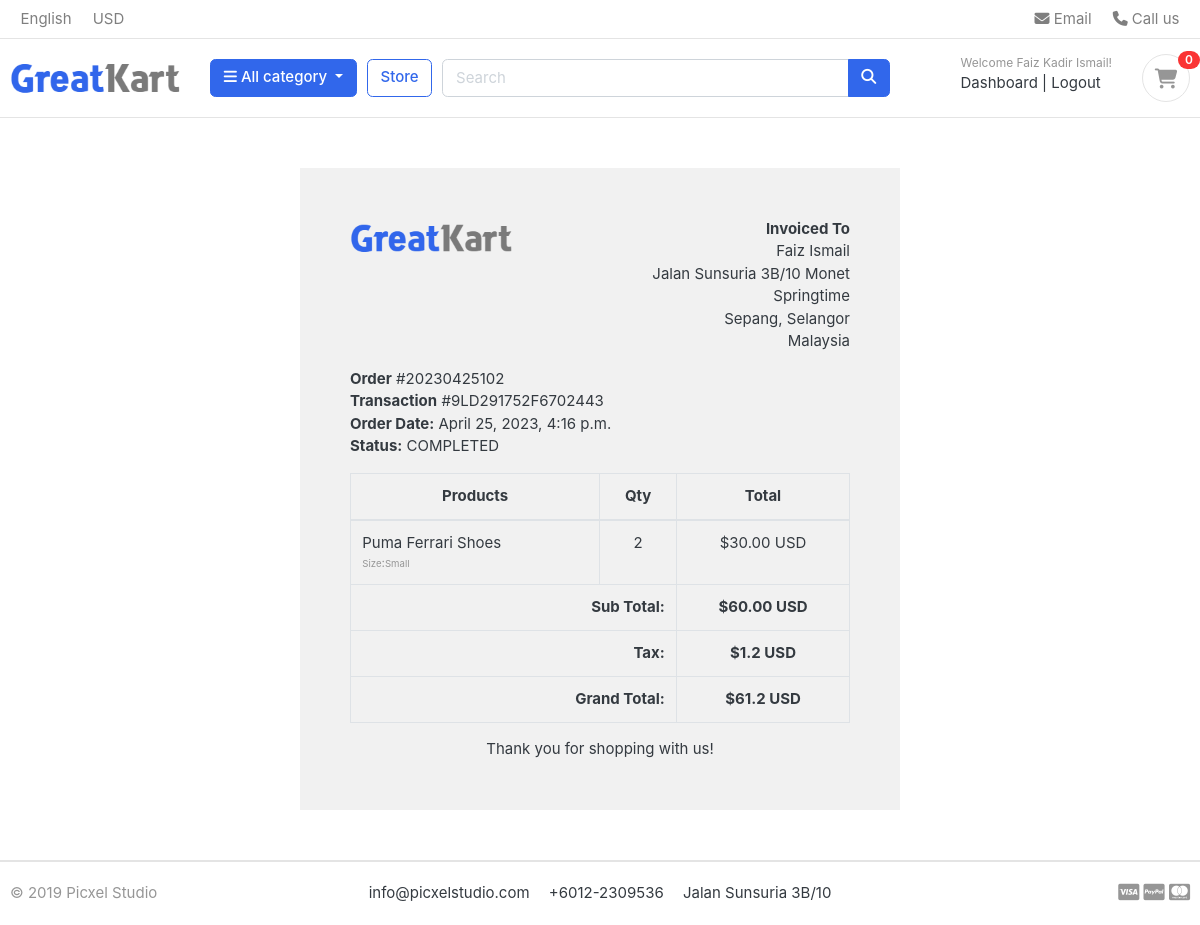
The page /accounts/order_detail/20230425102/ (signed in) on the database its author committed.
### accounts/models.py (models this page shows, shortened)
class Account(AbstractBaseUser):
    first_name   = models.CharField(max_length=50)
    last_name    = models.CharField(max_length=50)
    username     = models.CharField(max_length=50, unique=True)
    email        = models.EmailField(max_length=100, unique=True)
    phone_number = models.CharField(max_length=50)
    date_joined    = models.DateTimeField(auto_now_add=True)
    last_login      = models.DateTimeField(auto_now_add=True)
    is_admin        = models.BooleanField(default=False)
    is_staff        = models.BooleanField(default=False)
    is_active       = models.BooleanField(default=False)
    is_superadmin   = models.BooleanField(default=False)
    USERNAME_FIELD = 'email'
    REQUIRED_FIELDS = ['username', 'first_name', 'last_name']
    objects = MyAccountManager()

### orders/models.py (models this page shows, shortened)
class Order(models.Model):
    status = (
        ('New', 'New'),
        ('Accepted', 'Accepted'),
        ('Completed', 'Completed'),
        ('Cancelled', 'Cancelled'),
        )
    user            = models.ForeignKey(Account,on_delete=models.SET_NULL, null=True)
    payment         = models.ForeignKey(Payment,on_delete=models.SET_NULL, null=True, blank=True)
    order_number    = models.CharField(max_length=20)
    first_name      = models.CharField(max_length=50)
    last_name       = models.CharField(max_length=50)
    phone_number    = models.CharField(max_length=15)
    email           = models.EmailField(max_length=50)
    address_line_1  = models.CharField(max_length=50)
    address_line_2  = models.CharField(max_length=50, blank=True)
    country         = models.CharField(max_length=50)
    state           = models.CharField(max_length=50)
    city            = models.CharField(max_length=50)
    order_note      = models.CharField(max_length=100, blank=True)
    order_total     = models.FloatField()
    tax             = models.FloatField()
    status          = models.CharField(max_length=10, choices=status, default='New')
    ip              = models.CharField(max_length=20, blank=True)
    is_ordered      = models.BooleanField(default=False)
    created_at      = models.DateTimeField(auto_now_add=True)
    modified_at     = models.DateTimeField(auto_now=True)
    def full_name(self):
        return self.first_name + ' ' + self.last_name
    def full_address(self):
        return self.address_line_1 + ' ' + self.address_line_2

class Payment(models.Model):
    user            = models.ForeignKey(Account, on_delete=models.CASCADE)
    payment_id      = models.CharField(max_length=100)
    payment_method  = models.CharField(max_length=100)
    amount_paid     = models.CharField(max_length=100)
    status          = models.CharField(max_length=100)
    created_at      = models.DateTimeField(auto_now_add=True)
    modified_at     = models.DateTimeField(auto_now=True)

class OrderProduct(models.Model):
    order          = models.ForeignKey(Order,on_delete=models.CASCADE)
    payment        = models.ForeignKey(Payment,on_delete=models.SET_NULL, blank=True, null=True)
    user           = models.ForeignKey(Account,on_delete=models.CASCADE)
    product        = models.ForeignKey(Product,on_delete=models.CASCADE)
    variations     = models.ManyToManyField(Variation, blank=True)
    quantity       = models.IntegerField()
    product_price  = models.FloatField()
    ordered        = models.BooleanField(default=False)
    created_at     = models.DateTimeField(auto_now_add=True)
    modified_at    = models.DateTimeField(auto_now=True)

### store/models.py (models this page shows, shortened)
class Product(models.Model):
    product_name    = models.CharField(max_length=200,  unique=True)
    slug            = models.SlugField(max_length=200, unique=True)
    description     = models.TextField(max_length=500, blank=True)
    price           = models.IntegerField()
    images          = models.ImageField(upload_to='photos/products')
    stock           = models.IntegerField()
    is_available    = models.BooleanField(default=True)
    category        = models.ForeignKey(Category, on_delete=models.CASCADE)
    create_date     = models.DateField(auto_now_add=True)
    modified_date   = models.DateField(auto_now=True)

class Variation(models.Model):
    product             = models.ForeignKey(Product, on_delete=models.CASCADE)
    variation_category  = models.CharField(max_length=100, choices=variation_category_choice)
    variation_value     = models.CharField(max_length=100)
    is_active           = models.BooleanField(default=True)
    created_date        = models.DateTimeField(auto_now_add=True)
    updated_date        = models.DateTimeField(auto_now=True)
    objects = VariationManager()

### accounts/views.py (the view)
# urls.py: path('order_detail/<int:order_id>/', views.order_detail , name='order-detail'),
@login_required(login_url='accounts:login')
def order_detail(request, order_id):
    order_detail = OrderProduct.objects.filter(order__order_number=order_id)
    order = Order.objects.get(order_number=order_id)
    subtotal = 0
    for i in order_detail:
        subtotal += i.product_price * i.quantity
    context = {
        'order_detail'  : order_detail,
        'order'         : order,
        'subtotal'      : subtotal,
    }
    return render(request, 'accounts/order_detail.html', context)

### carts/context_processors.py (called while the page is built)
def counter(request):
    cart_counter = 0
    if 'admin' in request.path:
        return {}
    else:
        try:
            cart = Cart.objects.filter(cart_id=_cart_id(request))
            if request.user.is_authenticated:
                cart_items = CartItem.objects.filter(user=request.user)
            else:
                cart_items = CartItem.objects.filter(cart=cart[:1])
            for cart_item in cart_items:
                cart_counter += cart_item.quantity
        except Cart.DoesNotExist:
            cart_counter = 0
    return dict(cart_counter=cart_counter)

### carts/views.py (called while the page is built)
def _cart_id(request):
    cart = request.session.session_key
    if not cart:
        cart = request.session.create()
    return cart

### category/context_processors.py (called while the page is built)
def menu_links(request):
    links = Category.objects.all()
    return dict(links=links)

### category/models.py (called while the page is built)
    def get_url(self):
        return reverse('stores:product-by-category', args=[self.slug])

### templates/accounts/order_detail.html
{% extends "base.html" %}
{% load static %}
{% block content %}
<div class="container" style="margin: 0 auto;width: 50%;padding: 50px;background: #f1f1f1;margin-top: 50px;margin-bottom: 50px;">
    <div class="row invoice row-printable">
        <div class="col-md-12">
            <div class="panel panel-default plain" id="dash_0">
                <div class="panel-body p30">
                    <div class="row">
                        <div class="col-lg-6">
                            <div class="invoice-logo"><img src=" {% static '/images/logo.png'  %}" alt="Invoice logo" style="max-height: 40px;"></div>
                        </div>
                        <div class="col-lg-6">
                            <div class="invoice-from">
                                <ul class="list-unstyled text-right">
                                    <li><strong>Invoiced To</strong></li>
                                    <li>{{ order.full_name}}</li>
                                    <li>{{ order.full_address}}</li>
                                    <li>{{ order.city }}, {{ order.state }}</li>
                                    <li>{{ order.country}}</li>
                                </ul>
                            </div>
                        </div>
                        <div class="col-lg-12">
                            <div class="invoice-details mt25">
                                <div class="well">
                                    <ul class="list-unstyled mb0">
                                        <li><strong>Order</strong> #{{ order.order_number }}</li>
                                        <li><strong>Transaction</strong> #{{ order.payment.payment_id }}</li>
                                        <li><strong>Order Date:</strong> {{ order.created_at }}</li>
                                        <li><strong>Status:</strong> {{ order.payment.status }}</li>
                                    </ul>
                                </div>
                            </div>
                            <div class="invoice-items">
                                <div class="table-responsive" style="overflow: hidden; outline: none;" tabindex="0">
                                    <table class="table table-bordered">
                                        <thead>
                                            <tr>
                                                <th class="per70 text-center">Products</th>
                                                <th class="per5 text-center">Qty</th>
                                                <th class="per25 text-center">Total</th>
                                            </tr>
                                        </thead>
                                        <tbody>
                                            {% for item in order_detail  %}
                                            <tr>
                                                <td>{{item.product.product_name}}
                                                    <p class="text-muted small">
                                                        {% if item.variations.all %}
                                                            {% for item in item.variations.all %}
                                                               <small>{{item.variation_category | capfirst}}</small>:<small>{{item.variation_value | capfirst }}</small><br>
                                                            {% endfor %}
                                                        {% endif %}
                                                    </p>
                                                </td>
                                                <td class="text-center">{{item.quantity}}</td>
                                                <td class="text-center">${{item.product_price | floatformat:2}} USD</td>
                                            </tr>
                                            {% endfor %}
                                        </tbody>
                                        <tfoot>
                                            <tr>
                                                <th colspan="2" class="text-right">Sub Total:</th>
                                                <th class="text-center">${{subtotal |floatformat:2 }} USD</th>
                                            </tr>
                                            <tr>
                                                <th colspan="2" class="text-right">Tax:</th>
                                                <th class="text-center">${{order.tax}} USD</th>
                                            </tr>
                                            <tr>
                                                <th colspan="2" class="text-right">Grand Total:</th>
                                                <th class="text-center">${{order.order_total}} USD</th>
                                            </tr>
                                        </tfoot>
                                    </table>
                                </div>
                            </div>
                            <div class="invoice-footer mt25">
                                <p class="text-center">Thank you for shopping with us!</p>
                            </div>
                        </div>
                    </div>
                </div>
            </div>
        </div>
    </div>
    </div>
{% endblock content %}

### templates/includes/navbar.html (shortened to what this page needs)
{% load static %}
<header class="section-header">
    <nav class="navbar p-md-0 navbar-expand-sm navbar-light border-bottom">
    <div class="container">
      <div class="collapse navbar-collapse" id="navbarTop4">
        <ul class="navbar-nav mr-auto">
            <li class="nav-item dropdown">
                 <a href="#" class="nav-link">   English </a>
            </li>
            <li class="nav-item dropdown">
                <a href="#" class="nav-link"> USD </a>
            </li>
        </ul>
        <ul class="navbar-nav">
            <li><a href="#" class="nav-link"> <i class="fa fa-envelope"></i> Email </a></li>
            <li><a href="#" class="nav-link"> <i class="fa fa-phone"></i> Call us </a></li>
        </ul>
      </div>
    </div>
    </nav>
    <section class="header-main border-bottom">
        <div class="container">
    <div class="row align-items-center">
        <div class="col-lg-2 col-md-3 col-6">
            <a href="{% url 'home' %}" class="brand-wrap">
                <img class="logo" src="{% static './images/logo.png' %}">
            </a>
        </div>
        <div class="col-lg col-sm col-md col-6 flex-grow-0">
            <div class="category-wrap dropdown d-inline-block float-right">
                <button type="button" class="btn btn-primary dropdown-toggle" data-toggle="dropdown">
                    <i class="fa fa-bars"></i> All category
                </button>
            </div>
        </div>
        <a href="{% url 'stores:store' %}" class="btn btn-outline-primary">Store</a>
        <div class="col-lg  col-md-6 col-sm-12 col">
            <form action="{% url 'stores:search' %}" class="search" method="GET">
                <div class="input-group w-100">
                    <input type="text" class="form-control" style="width:60%;" placeholder="Search" name="keyword">
                    <div class="input-group-append">
                      <button class="btn btn-primary" type="submit">
                        <i class="fa fa-search"></i>
                      </button>
                    </div>
                </div>
            </form>
        </div>
        <div class="col-lg-3 col-sm-6 col-8 order-2 order-lg-3">
                    <div class="d-flex justify-content-end mb-3 mb-lg-0">
                        {% if user.id is not NONE %}
                        <div class="widget-header">
                            <small class="title text-muted">Welcome {{user.first_name}} {{user.last_name}}!</small>
                            <div>
                                <a href="{% url 'accounts:dashboard' %}">Dashboard</a> <span class="dark-transp"> | </span>
                                <a href="{% url 'accounts:logout' %}"> Logout</a>
                            </div>
                        </div>
                        {% endif %}
                        <a href="{% url 'carts:cart' %}" class="widget-header pl-3 ml-3">
                            <div class="icon icon-sm rounded-circle border"><i class="fa fa-shopping-cart"></i></div>
                            <span class="badge badge-pill badge-danger notify">{{cart_counter}}</span>
                        </a>
                    </div>
                </div>
    </div>
        </div>
    </section>
    </header>

### static/css/ui.css (style rules this page uses)
html { font-family: "Inter", sans-serif; font-size: 15px; }
.icon-xs, .icon-sm, .icon-md, .icon-lg { display: inline-block; text-align: center; flex-shrink: 0; flex-grow: 0; }
.icon-sm { width: 48px; height: 48px; line-height: 48px !important; font-size: 20px; }
p:last-child { margin-bottom: 0; }
.header-main { position: relative; padding-top: 1rem; padding-bottom: 1rem; }
.brand-wrap .logo, .navbar-brand .logo { margin-right: 7px; max-height: 42px; display: inline-block; }
.widget-header { display: inline-block; vertical-align: middle; position: relative; }
.widget-header a { color: #343a40; }
.widget-header i { color: #969696; }
.widget-header .title { display: block; }
.widget-header .notify { position: absolute; top: -3px; right: -10px; }
[class*=list-] li:after { visibility: hidden; display: block; content: ""; overflow: hidden; height: 0; clear: both; }
.notify { position: absolute; top: -4px; right: -10px; display: inline-block; padding: 0.25em 0.6em; font-size: 12px; line-height: 1; text-align: center; border-radius: 3rem; color: #fff; background-color: #fa3434; }

### rows shown on the page
Account: first_name "Faiz", last_name "Kadir Ismail"
Order: full_name "Faiz Ismail", full_address "Jalan Sunsuria 3B/10 Monet Springtime", city "Sepang", state "Selangor", country "Malaysia", order_number "20230425102", payment.payment_id "9LD291752F6702443", created_at "April 25, 2023, 4:16 p.m.", payment.status "COMPLETED", tax "1.2", order_total "61.2"
OrderProduct: product.product_name "Puma Ferrari Shoes", quantity "2", product_price "30.00"
Variation: variation_category "Size", variation_value "Small"

### other values the page prints
{{ cart_counter }} "0"
{{ subtotal |floatformat:2 }} "60.00"
